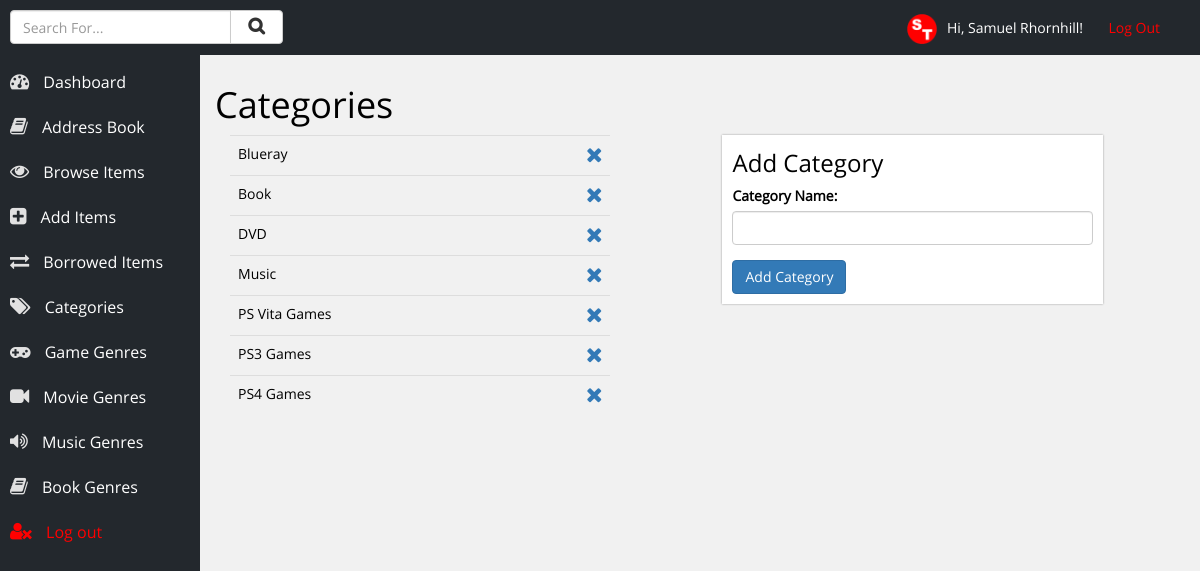
The app's page /categories.php (signed in) with its own data.
### tables this page shows
CREATE TABLE IF NOT EXISTS `users` (
  `id` int(10) NOT NULL AUTO_INCREMENT,
  `username` varchar(20) NOT NULL,
  `name` varchar(50) NOT NULL,
  `password` varchar(12) NOT NULL,
  PRIMARY KEY (`id`)
);

CREATE TABLE IF NOT EXISTS `categories` (
  `id` int(11) NOT NULL AUTO_INCREMENT,
  `category` varchar(150) NOT NULL,
  PRIMARY KEY (`id`)
);

### inc/account-info.php (called while the page is built, shortened)
<?php
	$loggedIn = $_SESSION['username'];
	$result = mysqli_query($con, "SELECT * FROM users WHERE username = '$loggedIn'");
	while ($row = mysqli_fetch_array($result)) {
		$name = $row['name'];
	}
?>

### categories.php (the view, shortened to what this page needs)
<?php
	include ('inc/db_con.php');
	include ('inc/account-info.php');
	include ('inc/head.php');
?>
	<div class="row content-area">
		<h1>Categories</h1>
		<div class="col-xs-5">
			<table class="table">
				<?php
					$result = mysqli_query($con, "SELECT * FROM categories ORDER BY category");
					while ($row = mysqli_fetch_array($result)) {
						echo '<tr>';
							echo '<td>' . $row['category'] . '</td>';
							echo '<td style="text-align:right;">';
									echo '<a href="handlers/delete-category.php?id=' . $row['id'] . '"><i class="fa fa-times" style="font-size:150%;"></i></a>';
							echo '</td>';
						echo '</tr>';
					}
				?>
			</table>
		</div>
		<div class="col-xs-5 col-xs-offset-1">
			<div class="section">
				<form action="handlers/add-category.php" method="POST">
					<h3>Add Category</h3>
					<div class="form-group">
						<label>Category Name:</label>
						<input class="form-control" type="text" name="newCategoryName" />
					</div>
					<input class="btn btn-primary" type="submit" name="submit" value="Add Category" />
				</form>
			</div>
		</div>
	</div>
<?php include ('inc/footer.php'); ?>

### inc/head.php (shortened to what this page needs)
<!DOCTYPE html>
<html lang="en">
<head>
	<link rel="stylesheet" href="css/bootstrap.min.css" />
	<link rel="stylesheet" href="css/main.css" />
	<link rel="stylesheet" href="css/font-awesome.min.css" />
</head>
<body>
<div class="container-fluid">
	<header>
		<p class="log-out"><img style="max-height:30px; margin-right:10px;" src="images/logo.png" alt="Samuel Thornhill" />Hi, <?php echo $name; ?>! &nbsp; &nbsp; &nbsp; <a href="handlers/log-out.php">Log Out</a></p>
		<div class="row">
			<div class="col-xs-3">
				<p style="">
					<form action="search-results.php" method="POST">
						<div class="input-group">
							<input type="text" class="form-control" name="term" placeholder="Search For..." />
							<span class="input-group-btn">
								<button class="btn btn-default" style="margin-top:-20px;" type="submit" name="submit"><i class="fa fa-search" style="font-weight:bold; padding-left:5px; padding-right:5px; font-size:125%;"></i></button>
							</span>
						</div>
					</form>
				</p>
			</div>
		</div>
	</header>
	<div class="navigation">
		<ul>
			<li><a href="index.php"><i class="fa fa-tachometer"></i> Dashboard</a></li>
			<li><a href="contacts.php"><i class="fa fa-book"></i> Address Book</a></li>
			<li><a href="choose-category.php"><i class="fa fa-eye"></i> Browse Items</a></li>
			<li><a href="add-item.php"><i class="fa fa-plus-square"></i> Add Items</a></li>
			<li><a href="borrowed.php"><i class="fa fa-exchange"></i> Borrowed Items</a></li>
			<li><a href="categories.php"><i class="fa fa-tags"></i> Categories</a></li>
			<li><a href="genre.php?genre=Game"><i class="fa fa-gamepad"></i> Game Genres</a></li>
			<li><a href="genre.php?genre=Movie"><i class="fa fa-video-camera"></i> Movie Genres</a></li>
			<li><a href="genre.php?genre=Music"><i class="fa fa-volume-up"></i> Music Genres</a></li>
			<li><a href="genre.php?genre=Book"><i class="fa fa-book"></i> Book Genres</a></li>
			<li><a style="color:red;" href="handlers/log-out.php"><i style="color:red;" class="fa fa-user-times"></i> Log out</a></li>
		</ul>
	</div>

### css/main.css (style rules this page uses)
body { font-size: 14px; font-family: open-sans; background-color: #f1f1f1; color: black; }
header { width: 100%; background-color: #23282D; height: 55px; line-height: 55px; position: fixed; top: 0px; left: 0px; color: white; z-index: 99; padding-left: 10px; padding-right: 10px; }
header .log-out { float: right; margin-right: 30px; }
header .log-out a { text-decoration: none; color: red; }
.navigation { background-color: #23282D; width: 200px; height: 100%; float: left; position: fixed; top: 0px; left: 0px; padding-top: 40px; color: white; font-size: 16px; }
.navigation ul { list-style-type: none; margin: 0px; padding: 0px; margin-top: 20px; }
.navigation ul li { margin: 0px; padding: 0px; }
.navigation ul li a { color: white; text-decoration: none; height: 45px; line-height: 45px; display: block; padding-left: 10px; }
.navigation ul li a .fa { padding-right: 10px; font-size: 120%; color: #e1e1e1; }
.content-area { margin-left: 200px; padding-top: 65px; margin-bottom: 50px; }
.section { background-color: white; box-shadow: 0px 0px 2px #999; padding: 10px; }
.section h1, .section h2, .section h3, .section h4, .section h5, .section h6 { margin-top: 5px; }

### records on screen
users: name "Samuel Rhornhill"
categories: category "Blueray"
categories: category "Book"
categories: category "DVD"
categories: category "Music"
categories: category "PS Vita Games"
categories: category "PS3 Games"
categories: category "PS4 Games"
